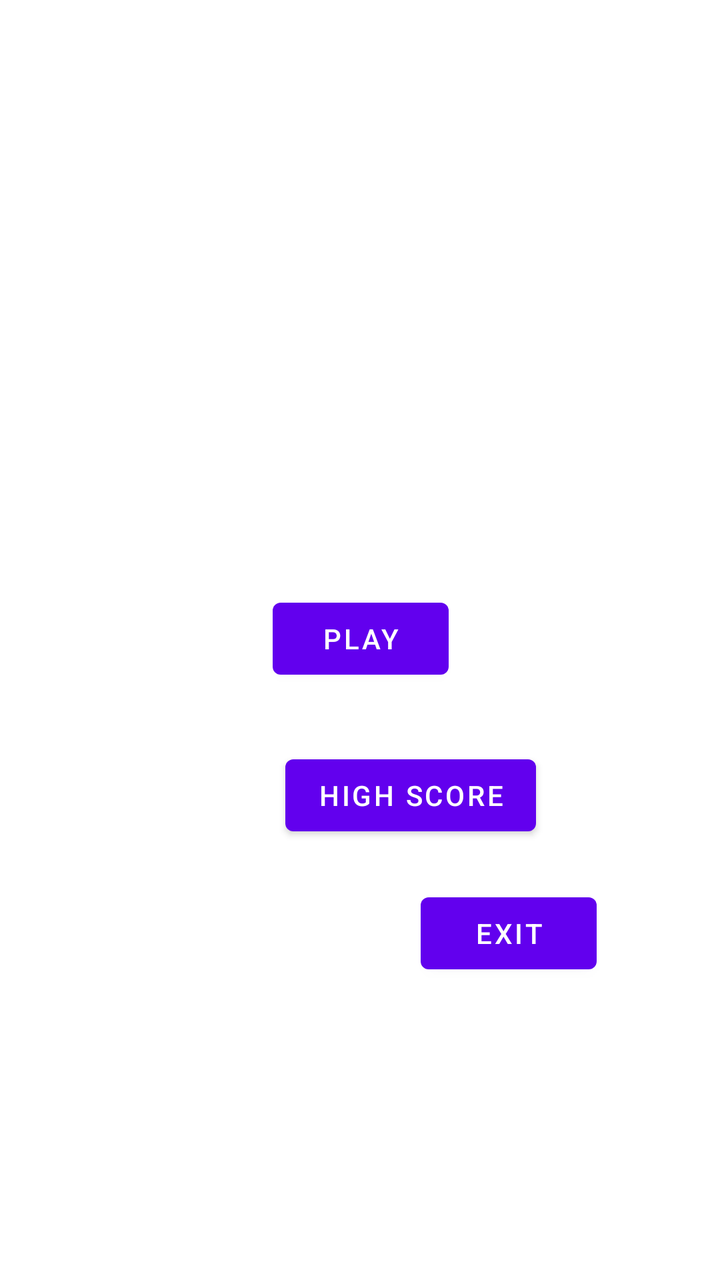
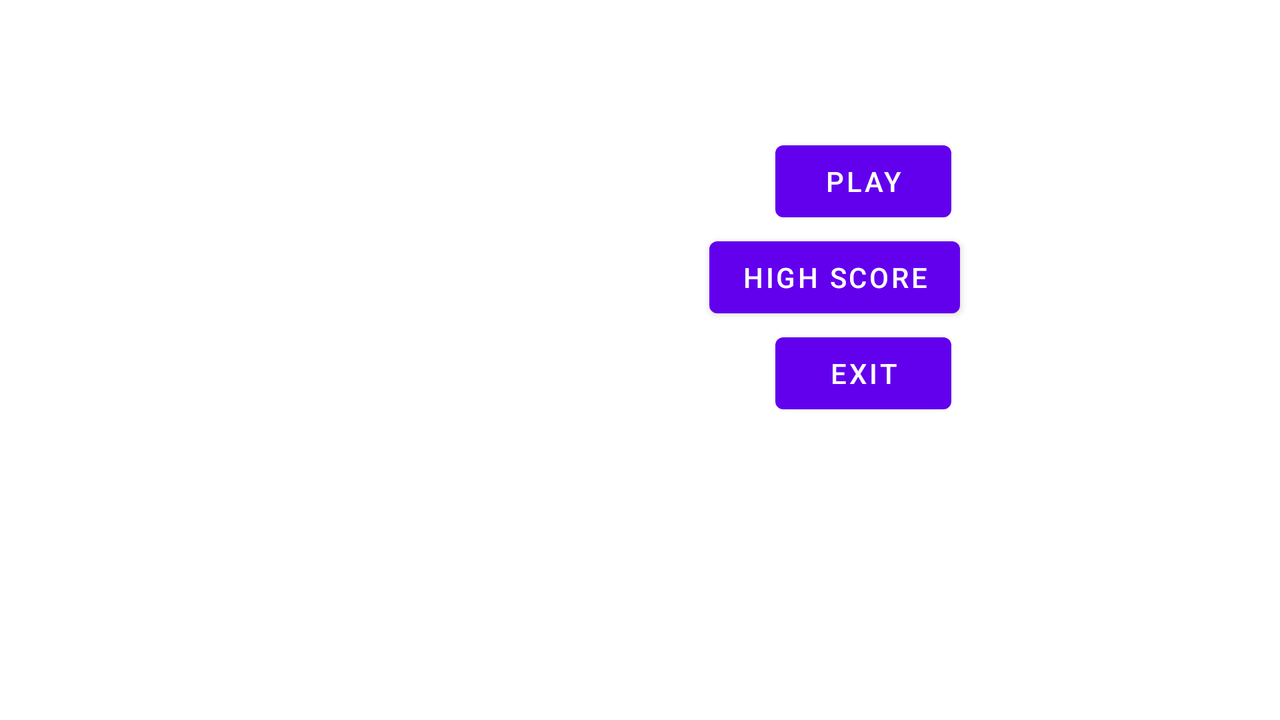

The same Android screen from two of the app's own layout files: first res/layout/ as a phone draws it, then the repository's variant for another configuration, drawn on a device whose configuration selects that folder. Both files follow.
<!-- AndroidManifest.xml: application theme Theme.Tower_defense -->
<!-- res/layout/main_menu.xml -->
<?xml version="1.0" encoding="utf-8"?>
<androidx.constraintlayout.widget.ConstraintLayout xmlns:android="http://schemas.android.com/apk/res/android"
    xmlns:app="http://schemas.android.com/apk/res-auto"
    xmlns:tools="http://schemas.android.com/tools"
    android:layout_width="match_parent"
    android:layout_height="match_parent">

    <Button
        android:id="@+id/button"
        android:layout_width="wrap_content"
        android:layout_height="wrap_content"
        android:text="Play"
        app:layout_constraintBottom_toBottomOf="parent"
        app:layout_constraintEnd_toEndOf="parent"
        app:layout_constraintHorizontal_bias="0.501"
        app:layout_constraintStart_toStartOf="parent"
        app:layout_constraintTop_toTopOf="parent"
        app:layout_constraintVertical_bias="0.499" />

    <Button
        android:id="@+id/button2"
        android:layout_width="wrap_content"
        android:layout_height="wrap_content"
        android:text="High Score"
        app:layout_constraintBottom_toBottomOf="parent"
        app:layout_constraintEnd_toEndOf="parent"
        app:layout_constraintHorizontal_bias="0.608"
        app:layout_constraintStart_toStartOf="parent"
        app:layout_constraintTop_toBottomOf="@+id/button"
        app:layout_constraintVertical_bias="0.122" />

    <Button
        android:id="@+id/button3"
        android:layout_width="wrap_content"
        android:layout_height="wrap_content"
        android:text="Exit"
        app:layout_constraintBottom_toBottomOf="parent"
        app:layout_constraintEnd_toEndOf="parent"
        app:layout_constraintHorizontal_bias="0.773"
        app:layout_constraintStart_toStartOf="parent"
        app:layout_constraintTop_toBottomOf="@+id/button2"
        app:layout_constraintVertical_bias="0.124" />

</androidx.constraintlayout.widget.ConstraintLayout>
<!-- resources referenced by this layout -->
<resources>
  <style name="Theme.Tower_defense" parent="Theme.MaterialComponents.DayNight.DarkActionBar">
          
          <item name="colorPrimary">@color/purple_500</item>
          <item name="colorPrimaryVariant">@color/purple_700</item>
          <item name="colorOnPrimary">@color/white</item>
          
          <item name="colorSecondary">@color/teal_200</item>
          <item name="colorSecondaryVariant">@color/teal_700</item>
          <item name="colorOnSecondary">@color/black</item>
          
          <item name="android:statusBarColor">?attr/colorPrimaryVariant</item>
          
      </style>
</resources>
<!-- res/layout-land/main_menu.xml (the repository's variant of the layout above) -->
<!-- drawn on the phone turned sideways -->
<?xml version="1.0" encoding="utf-8"?>
<androidx.constraintlayout.widget.ConstraintLayout xmlns:android="http://schemas.android.com/apk/res/android"
    xmlns:app="http://schemas.android.com/apk/res-auto"
    xmlns:tools="http://schemas.android.com/tools"
    android:layout_width="match_parent"
    android:layout_height="match_parent"
    android:orientation="vertical"
    android:background="@drawable/background">

    <Button
        android:id="@+id/playButton"
        android:layout_width="wrap_content"
        android:layout_height="wrap_content"
        android:text="Play"
        app:layout_constraintBottom_toBottomOf="parent"
        app:layout_constraintEnd_toEndOf="parent"
        app:layout_constraintHorizontal_bias="0.702"
        app:layout_constraintStart_toStartOf="parent"
        app:layout_constraintTop_toTopOf="parent"
        app:layout_constraintVertical_bias="0.214" />

    <Button
        android:id="@+id/highScoreButton"
        android:layout_width="wrap_content"
        android:layout_height="wrap_content"
        android:text="High Score"
        app:layout_constraintBottom_toBottomOf="parent"
        app:layout_constraintEnd_toEndOf="parent"
        app:layout_constraintHorizontal_bias="0.689"
        app:layout_constraintStart_toStartOf="parent"
        app:layout_constraintTop_toBottomOf="@+id/playButton"
        app:layout_constraintVertical_bias="0.0" />

    <Button
        android:id="@+id/exitButton"
        android:layout_width="wrap_content"
        android:layout_height="wrap_content"
        android:text="Exit"
        app:layout_constraintBottom_toBottomOf="parent"
        app:layout_constraintEnd_toEndOf="parent"
        app:layout_constraintHorizontal_bias="0.702"
        app:layout_constraintStart_toStartOf="parent"
        app:layout_constraintTop_toBottomOf="@+id/highScoreButton"
        app:layout_constraintVertical_bias="0.0" />

</androidx.constraintlayout.widget.ConstraintLayout>
